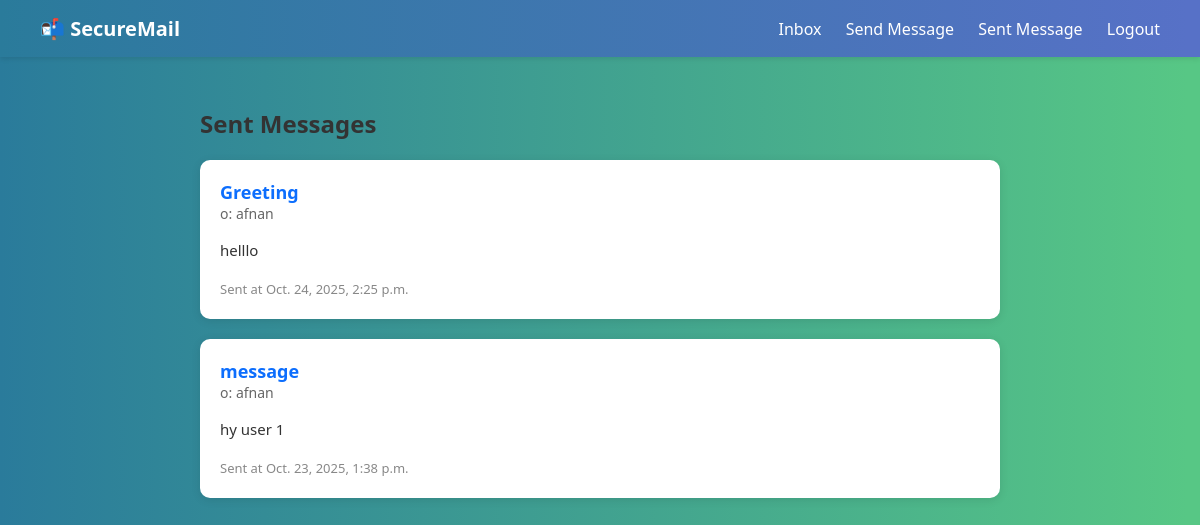
Screenshot of /sent/ (signed in) with the database file from the repository.
### mailer/models.py (models this page shows, shortened)
class Message(models.Model):
    sender = models.ForeignKey(User, related_name='sent_messages', on_delete=models.CASCADE)
    receiver = models.ForeignKey(User, related_name='received_messages', on_delete=models.CASCADE)
    subject = models.CharField(max_length=200)
    body = models.TextField()
    created_at = models.DateTimeField(auto_now_add=True)

### mailer/views.py (the view)
# urls.py: path('sent/', mail_views.sent_messages, name='sent_messages'),  # 👈 new
@login_required
def sent_messages(request):
    messages = Message.objects.filter(sender=request.user).order_by('-created_at')
    return render(request, 'mailer/sent_messages.html', {'messages': messages})

### mailer/templates/mailer/sent_messages.html (shortened to what this page needs)
<!DOCTYPE html>
<html lang="en">
<head>
</head>
<body>
  <div class="navbar">
    <h1>📬 SecureMail</h1>
    <div>
      <a href="{% url 'inbox' %}">Inbox</a>
      <a href="{% url 'send_message' %}">Send Message</a>
      <a href="{% url 'sent_messages' %}">Sent Message</a>
      <a href="{% url 'logout' %}">Logout</a>
    </div>
  </div>
  <div class="container">
    <h2>Sent Messages</h2>
    {% for msg in messages %}
      <div class="message">
        <div class="subject">{{ msg.subject }}</div>
        <div class="to">o: {{ msg.sender.username }}</div>
        <p class="body">{{ msg.body }}</p>
        <small>Sent at {{ msg.created_at }}</small>
      </div>
    {% empty %}
      <p>You haven’t sent any messages yet.</p>
    {% endfor %}
  </div>
</body>
</html>

### mailer/templates/mailer/sent_messages.html (style rules this page uses)
body { font-family: "Segoe UI", Roboto, Arial, sans-serif; background: #2A7B9B; background: linear-gradient(90deg,rgba(42, 123, 155, 1) 0%, rgba(87, 199, 133, 1) 99%); margin: 0; padding: 0; color: #333; }
.navbar { background: #2A7B9B; background: linear-gradient(90deg,rgba(42, 123, 155, 1) 0%, rgba(87, 113, 199, 1) 99%); color: white; padding: 15px 40px; display: flex; justify-content: space-between; align-items: center; box-shadow: 0 2px 5px rgba(0, 0, 0, 0.1); }
.navbar h1 { font-size: 20px; margin: 0; font-weight: 600; }
.navbar a { color: white; text-decoration: none; margin-left: 20px; font-weight: 500; transition: 0.3s; }
.container { max-width: 800px; margin: 50px auto; padding: 0 20px; }
.message { background: white; border-radius: 10px; box-shadow: 0 2px 10px rgba(0, 0, 0, 0.1); padding: 20px; margin-bottom: 20px; transition: transform 0.2s ease; }
.subject { font-weight: 600; color: #0d6efd; font-size: 18px; }
.to { color: #666; font-size: 14px; margin-bottom: 10px; }
.body { font-size: 15px; line-height: 1.6; color: #333; }
small { color: #888; font-size: 13px; }

### rows the page displays
Message: subject "Greeting", sender.username "afnan", body "helllo", created_at "Oct. 24, 2025, 2:25 p.m."
Message: subject "message", sender.username "afnan", body "hy user 1", created_at "Oct. 23, 2025, 1:38 p.m."
